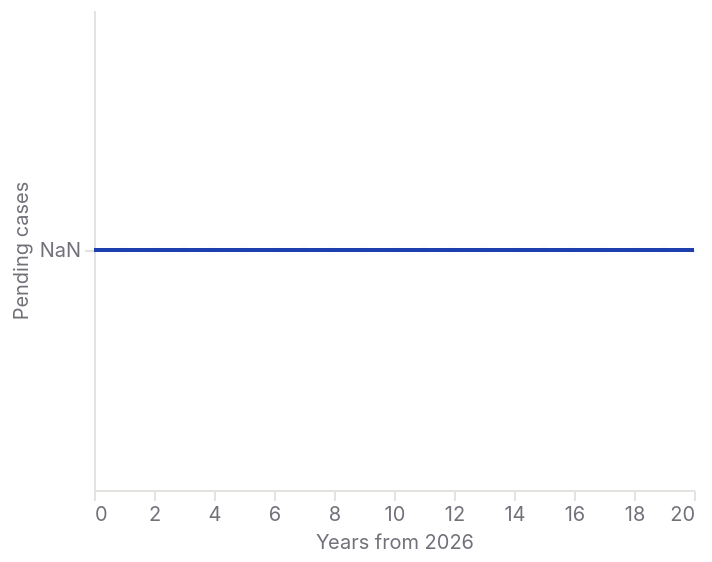

Here is the Vega-Lite specification saved for this chart:
### Vega-Lite specification from a JSON file in a GitHub repository (floating-point values rounded to 4 significant figures)
{"config": {"view": {"continuousWidth": 300, "continuousHeight": 300, "stroke": null}, "axis": {"domainColor": "#E5E3DF", "gridColor": "#E5E3DF", "gridWidth": 0.75, "labelColor": "#71717A", "labelFont": "Inter, Arial, sans-serif", "labelFontSize": 10, "tickColor": "#E5E3DF", "titleColor": "#71717A", "titleFont": "Inter, Arial, sans-serif", "titleFontSize": 10, "titleFontWeight": 400}, "background": "#FFFFFF", "font": "Inter, Arial, sans-serif", "legend": {"labelColor": "#27272A", "labelFont": "Inter, Arial, sans-serif", "labelFontSize": 10, "symbolStrokeWidth": 2, "titleColor": "#71717A", "titleFont": "Inter, Arial, sans-serif", "titleFontSize": 10, "titleFontWeight": 400}}, "layer": [{"mark": {"type": "line", "color": "#1E40AF", "strokeWidth": 2}, "encoding": {"x": {"axis": {"format": "d", "grid": false, "tickCount": 11}, "field": "year", "title": "Years from 2026", "type": "quantitative"}, "y": {"axis": {"format": "~s", "tickCount": 5}, "field": "pending", "scale": {"zero": true}, "title": "Pending cases", "type": "quantitative"}}}, {"mark": {"type": "point", "color": "#1E40AF", "filled": true, "opacity": 0.01, "size": 30}, "encoding": {"tooltip": [{"field": "year", "title": "Years from 2026", "type": "quantitative"}, {"field": "pending", "format": ",.0f", "title": "Pending cases", "type": "quantitative"}], "x": {"axis": {"format": "d", "grid": false, "tickCount": 11}, "field": "year", "title": "Years from 2026", "type": "quantitative"}, "y": {"axis": {"format": "~s", "tickCount": 5}, "field": "pending", "scale": {"zero": true}, "title": "Pending cases", "type": "quantitative"}}}], "data": {"name": "data-94350c975923241857ced3d86a8f1426"}, "height": 240, "width": "container", "$schema": "https://vega.github.io/schema/vega-lite/v6.4.1.json", "datasets": {"data-94350c975923241857ced3d86a8f1426": [{"year": 0, "pending": 0.0}, {"year": 1, "pending": 0.0}, {"year": 2, "pending": 0.0}, {"year": 3, "pending": 0.0}, {"year": 4, "pending": 0.0}, {"year": 5, "pending": 0.0}, {"year": 6, "pending": 0.0}, {"year": 7, "pending": 0.0}, {"year": 8, "pending": 0.0}, {"year": 9, "pending": 0.0}, {"year": 10, "pending": 0.0}, {"year": 11, "pending": 0.0}, {"year": 12, "pending": 0.0}, {"year": 13, "pending": 0.0}, {"year": 14, "pending": 0.0}, {"year": 15, "pending": 0.0}, {"year": 16, "pending": 0.0}, {"year": 17, "pending": 0.0}, {"year": 18, "pending": 0.0}, {"year": 19, "pending": 0.0}, {"year": 20, "pending": 0.0}]}, "description": "Pending cases under the chosen scenario."}
